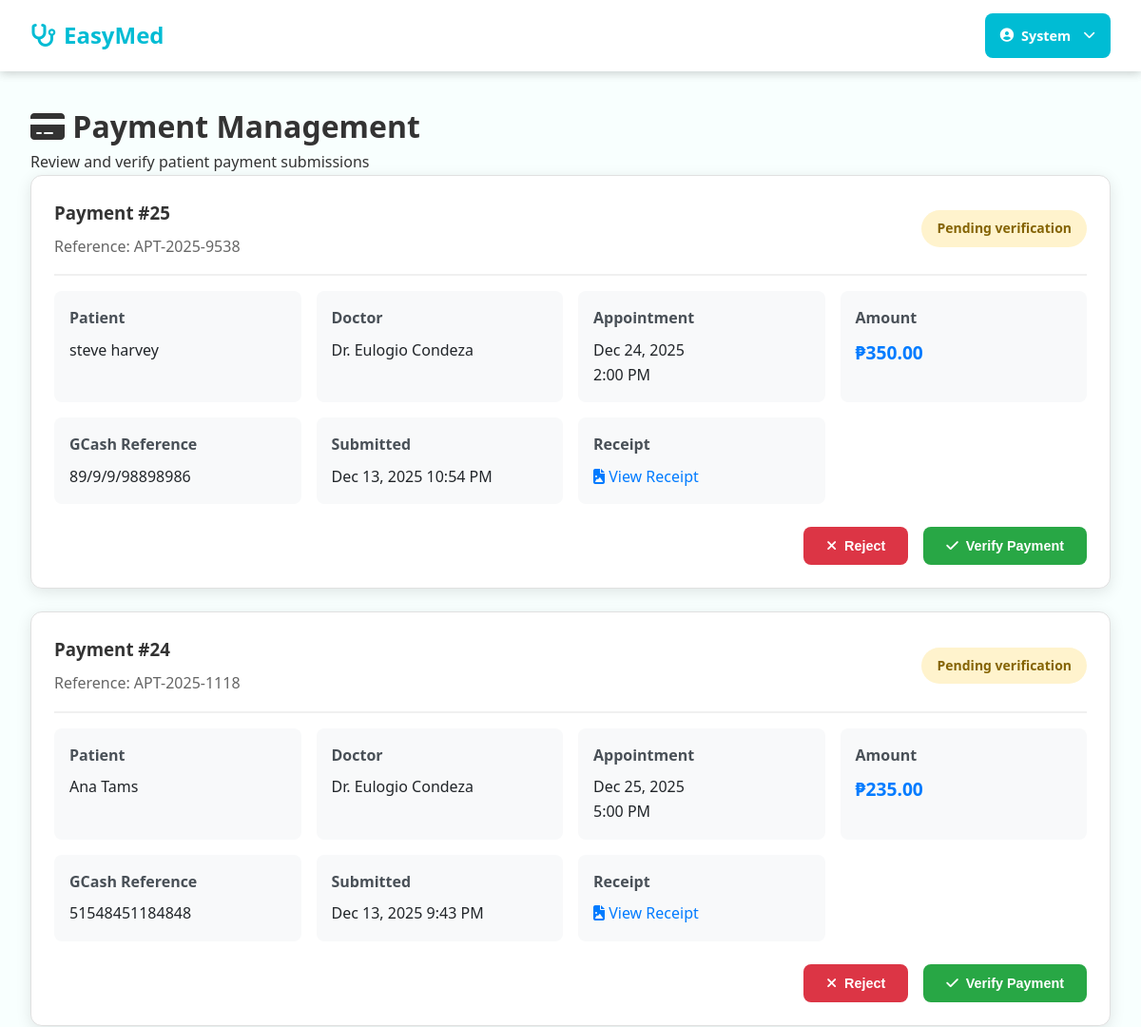
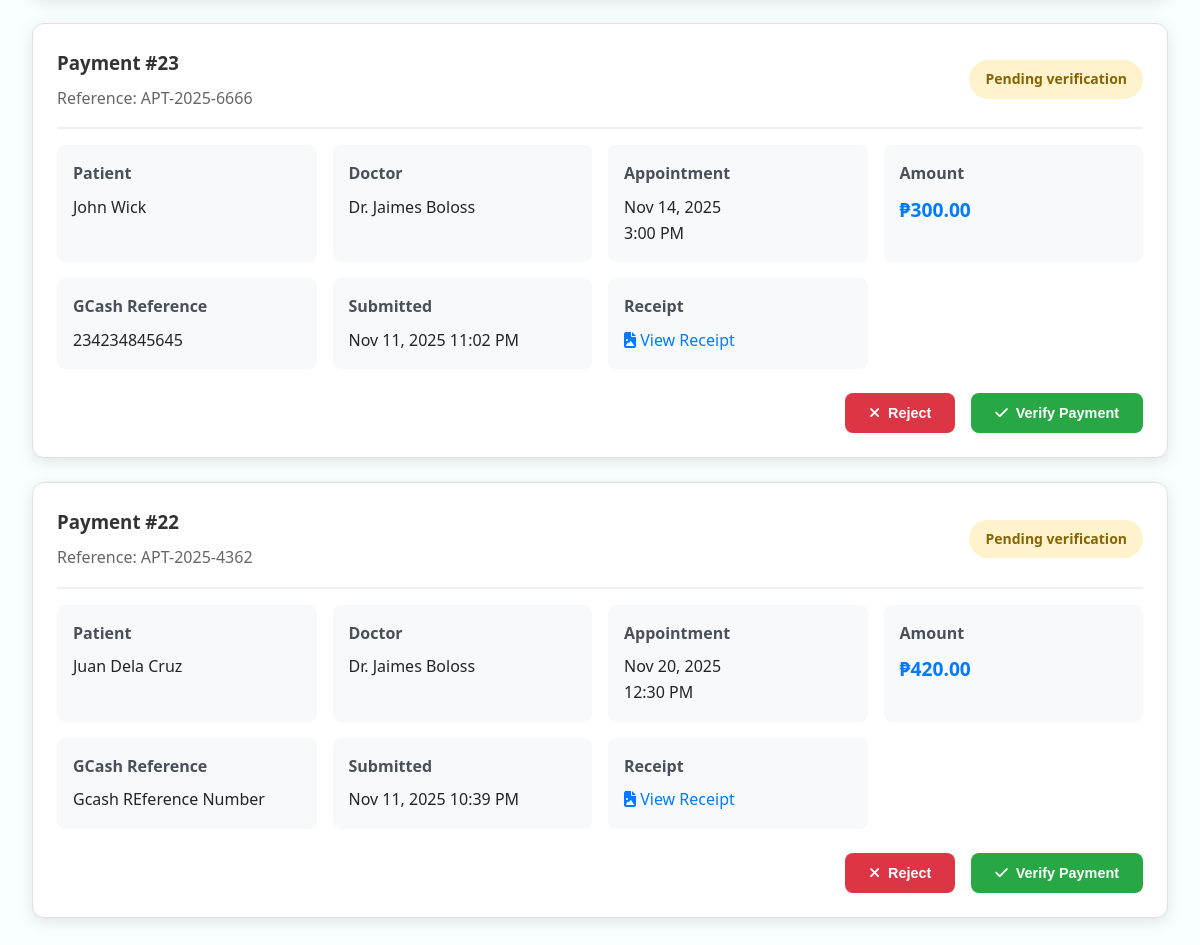
/admin/payment-management.php (signed in), run on the app's committed database (2 pictures, top to bottom).
### tables this page shows
CREATE TABLE payments (
        id INTEGER PRIMARY KEY AUTOINCREMENT,
        appointment_id INTEGER NOT NULL,
        patient_id INTEGER NOT NULL,
        amount DECIMAL(10,2) NOT NULL,
        payment_method VARCHAR(50) DEFAULT 'gcash',
        gcash_reference VARCHAR(100),
        receipt_file VARCHAR(255),
        payment_notes TEXT,
        status VARCHAR(20) DEFAULT 'pending_verification',
        verified_by INTEGER NULL,
        verified_at DATETIME NULL,
        submitted_at DATETIME NOT NULL,
        created_at DATETIME NOT NULL,
        updated_at DATETIME NOT NULL,
        FOREIGN KEY (appointment_id) REFERENCES appointments(id) ON DELETE CASCADE,
        FOREIGN KEY (patient_id) REFERENCES patients(id) ON DELETE CASCADE,
        FOREIGN KEY (verified_by) REFERENCES users(id) ON DELETE SET NULL
    );

CREATE TABLE "appointments" (
            id INTEGER PRIMARY KEY AUTOINCREMENT,
            patient_id INTEGER NOT NULL,
            doctor_id INTEGER NOT NULL,
            appointment_date DATE NOT NULL,
            appointment_time TIME NOT NULL,
            duration INTEGER,
            reason_for_visit TEXT,
            status TEXT CHECK(status IN ('pending', 'rescheduled', 'scheduled', 'completed', 'cancelled', 'no_show')) DEFAULT 'pending',
            notes TEXT,
            patient_info TEXT,
            created_at DATETIME DEFAULT CURRENT_TIMESTAMP,
            updated_at DATETIME DEFAULT CURRENT_TIMESTAMP
        );

### includes/database.php (called while the page is built, shortened)
<?php
class Database {
    private $connection;
    private static $instance = null;
    public static function getInstance() {
        if (self::$instance === null) {
            self::$instance = new self();
        }
        return self::$instance;
    }
    private function connect() {
        try {
            if (DB_TYPE === 'sqlite') {
                $this->connection = new PDO(
                    "sqlite:" . SQLITE_PATH,
                    null,
                    null,
                    array(
                        PDO::ATTR_ERRMODE => PDO::ERRMODE_EXCEPTION,
                        PDO::ATTR_DEFAULT_FETCH_MODE => PDO::FETCH_ASSOC
                    )
                );
                $this->connection->exec('PRAGMA foreign_keys = ON');
            }
        } catch (PDOException $e) {
            die("Database connection failed: " . $e->getMessage());
        }
    }
    public function query($sql, $params = array()) {
        try {
            $stmt = $this->connection->prepare($sql);
            $stmt->execute($params);
            return $stmt;
        } catch (PDOException $e) {
            error_log("Database query error: " . $e->getMessage());
            throw $e;
        }
    }
    public function fetchAll($sql, $params = array()) {
        $stmt = $this->query($sql, $params);
        return $stmt->fetchAll();
    }
}
?>

### admin/payment-management.php (the view, shortened to what this page needs)
<?php
$db = Database::getInstance();
$payments = $db->fetchAll("
    SELECT
        p.*, a.appointment_date, a.appointment_time,
        u_patient.first_name as patient_first_name, u_patient.last_name as patient_last_name,
        u_doctor.first_name as doctor_first_name, u_doctor.last_name as doctor_last_name,
        u_verified.first_name as verified_by_first_name, u_verified.last_name as verified_by_last_name,
        JSON_EXTRACT(a.patient_info, '$.reference_number') as reference_number
    FROM payments p
    JOIN appointments a ON p.appointment_id = a.id
    JOIN patients pt ON p.patient_id = pt.id
    JOIN users u_patient ON pt.user_id = u_patient.id
    JOIN doctors d ON a.doctor_id = d.id
    JOIN users u_doctor ON d.user_id = u_doctor.id
    LEFT JOIN users u_verified ON p.verified_by = u_verified.id
    ORDER BY p.submitted_at DESC
");
?>
<!DOCTYPE html>
<html lang="en">
<head>
    <link rel="stylesheet" href="<?= SITE_URL ?>/assets/css/style.css">
    <link rel="stylesheet" href="https://cdnjs.cloudflare.com/ajax/libs/font-awesome/6.0.0/css/all.min.css">
</head>
<body>
    <?php require_once '../includes/header.php'; ?>
    <div class="admin-container">
        <h1><i class="fas fa-credit-card"></i> Payment Management</h1>
        <p>Review and verify patient payment submissions</p>
        <div class="payment-grid">
            <?php if (empty($payments)): ?>
                <div class="payment-card" style="text-align: center; padding: 3rem;">
                    <i class="fas fa-inbox" style="font-size: 3rem; color: #ccc; margin-bottom: 1rem;"></i>
                    <h3 style="color: #666;">No Payment Submissions</h3>
                    <p style="color: #999;">Payment submissions will appear here for review.</p>
                </div>
            <?php else: ?>
                <?php foreach ($payments as $payment): ?>
                    <div class="payment-card">
                        <div class="payment-header">
                            <div>
                                <h3 style="margin: 0; color: #333;">
                                    Payment #<?= $payment['id'] ?>
                                </h3>
                                <p style="margin: 0.5rem 0 0 0; color: #666;">
                                    Reference: <?= htmlspecialchars(trim($payment['reference_number'], '"')) ?>
                                </p>
                            </div>
                            <span class="payment-status status-<?= $payment['status'] ?>">
                                <?= ucfirst(str_replace('_', ' ', $payment['status'])) ?>
                            </span>
                        </div>
                        <div class="payment-details">
                            <div class="detail-group">
                                <div class="detail-label">Patient</div>
                                <div class="detail-value">
                                    <?= htmlspecialchars($payment['patient_first_name'] . ' ' . $payment['patient_last_name']) ?>
                                </div>
                            </div>
                            <div class="detail-group">
                                <div class="detail-label">Doctor</div>
                                <div class="detail-value">
                                    Dr. <?= htmlspecialchars($payment['doctor_first_name'] . ' ' . $payment['doctor_last_name']) ?>
                                </div>
                            </div>
                            <div class="detail-group">
                                <div class="detail-label">Appointment</div>
                                <div class="detail-value">
                                    <?= date('M j, Y', strtotime($payment['appointment_date'])) ?><br>
                                    <?= date('g:i A', strtotime($payment['appointment_time'])) ?>
                                </div>
                            </div>
                            <div class="detail-group">
                                <div class="detail-label">Amount</div>
                                <div class="detail-value" style="font-size: 1.2rem; font-weight: bold; color: #007bff;">
                                    ₱<?= number_format($payment['amount'], 2) ?>
                                </div>
                            </div>
                            <div class="detail-group">
                                <div class="detail-label">GCash Reference</div>
                                <div class="detail-value">
                                    <?= htmlspecialchars($payment['gcash_reference']) ?>
                                </div>
                            </div>
                            <div class="detail-group">
                                <div class="detail-label">Submitted</div>
                                <div class="detail-value">
                                    <?= date('M j, Y g:i A', strtotime($payment['submitted_at'])) ?>
                                </div>
                            </div>
                            <?php if ($payment['receipt_file']): ?>
                            <div class="detail-group">
                                <div class="detail-label">Receipt</div>
                                <div class="detail-value">
                                    <a href="<?= SITE_URL ?>/assets/uploads/payment_receipts/<?= htmlspecialchars($payment['receipt_file']) ?>"
                                       target="_blank" class="receipt-link">
                                        <i class="fas fa-file-image"></i> View Receipt
                                    </a>
                                </div>
                            </div>
                            <?php endif; ?>
                        </div>
                        <?php if ($payment['status'] === 'pending_verification'): ?>
                        <div class="payment-actions">
                            <form method="post" style="display: inline;">
                                <button type="submit" class="btn btn-danger"
                                        onclick="return confirm('Are you sure you want to reject this payment?')">
                                    <i class="fas fa-times"></i> Reject
                                </button>
                            </form>
                            <form method="post" style="display: inline;">
                                <button type="submit" class="btn btn-success"
                                        onclick="return confirm('Are you sure you want to verify this payment?')">
                                    <i class="fas fa-check"></i> Verify Payment
                                </button>
                            </form>
                        </div>
                        <?php endif; ?>
                    </div>
                <?php endforeach; ?>
            <?php endif; ?>
        </div>
    </div>
</body>
</html>

### includes/header.php (shortened to what this page needs)
<!DOCTYPE html>
<html lang="en">
<head>
    <link rel="stylesheet" href="<?php echo SITE_URL; ?>/assets/css/style.css">
    <link rel="stylesheet" href="https://cdnjs.cloudflare.com/ajax/libs/font-awesome/6.4.0/css/all.min.css">
    <link rel="stylesheet" href="<?php echo SITE_URL; ?>/assets/css/components/header.css">
    <link rel="stylesheet" href="<?php echo SITE_URL; ?>/assets/css/components/footer.css">
</head>
<body>
    <header class="header">
        <nav class="nav-container">
            <a href="<?php echo SITE_URL; ?>/index.php" class="logo">
                <i class="fas fa-stethoscope"></i> EasyMed
            </a>
            <div class="nav-auth">
                <?php if (isset($_SESSION['user_id'])): ?>
                    <div class="dropdown-nav">
                        <a href="#" class="dropdown-toggle">
                            <i class="fas fa-user-circle"></i> <span>System</span>
                            <i class="fas fa-chevron-down" style="margin-left: 5px; font-size: 0.8rem;"></i>
                        </a>
                    </div>
                <?php endif; ?>
            </div>
        </nav>
    </header>
    <main class="main-content">

### assets/css/style.css (style rules this page uses)
:root { --primary-cyan: #00bcd4; --light-cyan: #4dd0e1; --dark-cyan: #0097a7; --white: #ffffff; --light-gray: #f5f5f5; --medium-gray: #e0e0e0; --dark-gray: #757575; --text-dark: #333333; --text-light: #666666; --success: #4caf50; --warning: #ff9800; --error: #f44336; --shadow: rgba(0, 188, 212, 0.1); }
* { margin: 0; padding: 0; box-sizing: border-box; }
body { font-family: 'Segoe UI', Tahoma, Geneva, Verdana, sans-serif; line-height: 1.6; color: var(--text-dark); background-color: #f8fffe; }
.main-content { min-height: calc(100vh - 75px); }
.btn { padding: 0.75rem 1.5rem; border: none; border-radius: 8px; cursor: pointer; font-size: 0.9rem; font-weight: 600; text-decoration: none; display: inline-flex; align-items: center; gap: 0.5rem; transition: all 0.3s ease; text-align: center; justify-content: center; }

### assets/css/components/header.css (style rules this page uses)
.header { background: var(--white); box-shadow: 0 2px 10px rgba(0,0,0,0.1); position: sticky; top: 0; z-index: 1000; }
.nav-container { max-width: 100vw; margin: 0 auto; padding: 0 2rem; display: flex; align-items: center; justify-content: space-between; height: 75px; box-shadow: 0 2px 10px rgba(0,0,0,0.1); }
.logo { font-size: 1.5rem; font-weight: bold; color: var(--primary-cyan); text-decoration: none; display: flex; align-items: center; gap: 0.5rem; }
.nav-auth { display: flex; align-items: center; gap: 1rem; }
.dropdown-nav { position: relative; }
.dropdown-toggle { display: flex; align-items: center; gap: 0.5rem; padding: 0.75rem 1rem; background: var(--primary-cyan); color: var(--white); text-decoration: none; border-radius: 8px; font-weight: 600; transition: all 0.3s ease; font-size: 0.9rem; }

### admin/payment-management.php (style rules this page uses)
.admin-container { max-width: 1400px; margin: 0 auto; padding: 2rem; }
.payment-grid { display: grid; gap: 1.5rem; }
.payment-card { background: white; border-radius: 12px; padding: 1.5rem; box-shadow: 0 4px 16px rgba(0,0,0,0.1); border: 1px solid #e0e0e0; }
.payment-header { display: flex; justify-content: space-between; align-items: center; margin-bottom: 1rem; padding-bottom: 1rem; border-bottom: 2px solid #f0f0f0; }
.payment-status { padding: 0.5rem 1rem; border-radius: 20px; font-weight: bold; font-size: 0.875rem; }
.status-pending_verification { background: #fff3cd; color: #856404; }
.payment-details { display: grid; grid-template-columns: repeat(auto-fit, minmax(250px, 1fr)); gap: 1rem; margin-bottom: 1.5rem; }
.detail-group { background: #f8f9fa; padding: 1rem; border-radius: 8px; }
.detail-label { font-weight: bold; color: #495057; margin-bottom: 0.5rem; }
.detail-value { color: #212529; }
.payment-actions { display: flex; gap: 1rem; justify-content: flex-end; }
.btn { padding: 0.75rem 1.5rem; border: none; border-radius: 8px; cursor: pointer; font-weight: 600; text-decoration: none; display: inline-flex; align-items: center; gap: 0.5rem; transition: all 0.3s ease; }
.btn-success { background: #28a745; color: white; }
.btn-danger { background: #dc3545; color: white; }
.receipt-link { color: #007bff; text-decoration: none; }

### data on the page
payments: id "25", reference_number "APT-2025-9538", status "Pending verification", patient_last_name "steve harvey", doctor_last_name "Eulogio Condeza", appointment.appointment_date "Dec 24, 2025", appointment.appointment_time "2:00 PM", amount "350.00", gcash_reference "89/9/9/98898986", submitted_at "Dec 13, 2025 10:54 PM"
payments: id "24", reference_number "APT-2025-1118", status "Pending verification", patient_last_name "Ana Tams", doctor_last_name "Eulogio Condeza", appointment.appointment_date "Dec 25, 2025", appointment.appointment_time "5:00 PM", amount "235.00", gcash_reference "51548451184848", submitted_at "Dec 13, 2025 9:43 PM"
payments: id "23", reference_number "APT-2025-6666", status "Pending verification", patient_last_name "John Wick", doctor_last_name "Jaimes Boloss", appointment.appointment_date "Nov 14, 2025", appointment.appointment_time "3:00 PM", amount "300.00", gcash_reference "234234845645", submitted_at "Nov 11, 2025 11:02 PM"
payments: id "22", reference_number "APT-2025-4362", status "Pending verification", patient_last_name "Juan Dela Cruz", doctor_last_name "Jaimes Boloss", appointment.appointment_date "Nov 20, 2025", appointment.appointment_time "12:30 PM", amount "420.00", gcash_reference "Gcash REference Number", submitted_at "Nov 11, 2025 10:39 PM"
